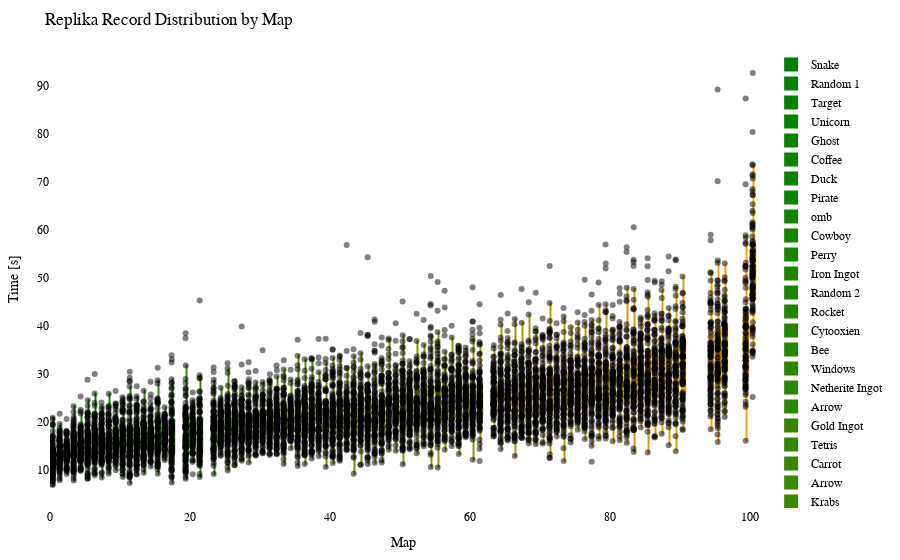

Source (notebook cell):
### Code cell
import plotly.graph_objects as go
import plotly.io as pio
from matplotlib.colors import LinearSegmentedColormap, to_hex

df = getRecordsDataframe(minigame="Replika")

# sort df columns by mean value 
df = df.reindex(df.mean().sort_values().index, axis=1)

# drop sum column
df = df.drop(columns=["Sum"])

# replace 25 with NaN
df = df.replace(25, np.nan)

# remove "ms " from column names
df.columns = df.columns.str.replace('ms ', '')

# Exclude the first column (assuming it's the column you don't want to include)
df_to_html = df.iloc[:, 1:]

# Calculate the offset for centering the data points
num_columns = len(df_to_html.columns)
offset = 0.5

# Create a green to orange gradient
cmap = LinearSegmentedColormap.from_list("green_orange", ["green", "orange"])
colors = [to_hex(cmap(i / (num_columns - 1))) for i in range(num_columns)]

# Create a Swarm plot using Plotly
fig = go.Figure()

for i, (column, color) in enumerate(zip(df_to_html.columns, colors)):
    x_values = [i + offset] * len(df_to_html[column])  # Adjust x-values with offset for horizontal centering
    fig.add_trace(go.Box(x=x_values,
                         y=df_to_html[column],
                         name=column,
                         boxpoints='all',
                         pointpos=-0.5,  # Adjust point position to prevent overlapping
                         marker=dict(color='rgba(0,0,0,0.5)', size=6),  # Adjust marker color and size
                         line=dict(color=color),
                         fillcolor=color,
                         hovertext=df_to_html.index,
                         hoverinfo='name+text+y',
                         showlegend=True))

fig.update_layout(title="Replika Record Distribution by Map",
                  xaxis=dict(title="Map"),
                  yaxis=dict(title="Time [s]"),
                  showlegend=True,
                  font=dict(family="Arial", size=12, color="black"),  # Customize font
                  plot_bgcolor="white",  # Set background color
                  margin=dict(l=50, r=50, t=50, b=50),  # Adjust margins for better layout
                  )

# Show the figure
fig.show()

# Export the plot to an HTML file
pio.write_html(fig, "out/repl_swarm_plot.html")

### Figure 1 — Plotly figure (JSON) as saved in the notebook; plotly's stock layout.template omitted (floating-point values rounded to 4 significant figures; data arrays with more than 128 entries replaced by an {"elided": "..."} marker saying what was removed)
{"data": [{"boxpoints": "all", "fillcolor": "#008000", "hoverinfo": "name+text+y", "hovertext": {"elided": "153 str values"}, "line": {"color": "#008000"}, "marker": {"color": "rgba(0,0,0,0.5)", "size": 6}, "name": "Snake", "pointpos": -0.5, "showlegend": true, "type": "box", "x": {"elided": "153 float values"}, "y": {"elided": "153 float values"}}, {"boxpoints": "all", "fillcolor": "#028000", "hoverinfo": "name+text+y", "hovertext": {"elided": "153 str values"}, "line": {"color": "#028000"}, "marker": {"color": "rgba(0,0,0,0.5)", "size": 6}, "name": "Random 1", "pointpos": -0.5, "showlegend": true, "type": "box", "x": {"elided": "153 float values"}, "y": {"elided": "153 float values"}}, {"boxpoints": "all", "fillcolor": "#058100", "hoverinfo": "name+text+y", "hovertext": {"elided": "153 str values"}, "line": {"color": "#058100"}, "marker": {"color": "rgba(0,0,0,0.5)", "size": 6}, "name": "Target", "pointpos": -0.5, "showlegend": true, "type": "box", "x": {"elided": "153 float values"}, "y": {"elided": "153 float values"}}, {"boxpoints": "all", "fillcolor": "#078100", "hoverinfo": "name+text+y", "hovertext": {"elided": "153 str values"}, "line": {"color": "#078100"}, "marker": {"color": "rgba(0,0,0,0.5)", "size": 6}, "name": "Unicorn", "pointpos": -0.5, "showlegend": true, "type": "box", "x": {"elided": "153 float values"}, "y": {"elided": "153 float values"}}, {"boxpoints": "all", "fillcolor": "#0a8100", "hoverinfo": "name+text+y", "hovertext": {"elided": "153 str values"}, "line": {"color": "#0a8100"}, "marker": {"color": "rgba(0,0,0,0.5)", "size": 6}, "name": "Ghost", "pointpos": -0.5, "showlegend": true, "type": "box", "x": {"elided": "153 float values"}, "y": {"elided": "153 float values"}}, {"boxpoints": "all", "fillcolor": "#0c8200", "hoverinfo": "name+text+y", "hovertext": {"elided": "153 str values"}, "line": {"color": "#0c8200"}, "marker": {"color": "rgba(0,0,0,0.5)", "size": 6}, "name": "Coffee", "pointpos": -0.5, "showlegend": true, "type": "box", "x": {"elided": "153 float values"}, "y": {"elided": "153 float values"}}, {"boxpoints": "all", "fillcolor": "#0f8200", "hoverinfo": "name+text+y", "hovertext": {"elided": "153 str values"}, "line": {"color": "#0f8200"}, "marker": {"color": "rgba(0,0,0,0.5)", "size": 6}, "name": "Duck", "pointpos": -0.5, "showlegend": true, "type": "box", "x": {"elided": "153 float values"}, "y": {"elided": "153 float values"}}, {"boxpoints": "all", "fillcolor": "#118200", "hoverinfo": "name+text+y", "hovertext": {"elided": "153 str values"}, "line": {"color": "#118200"}, "marker": {"color": "rgba(0,0,0,0.5)", "size": 6}, "name": "Pirate", "pointpos": -0.5, "showlegend": true, "type": "box", "x": {"elided": "153 float values"}, "y": {"elided": "153 float values"}}, {"boxpoints": "all", "fillcolor": "#148300", "hoverinfo": "name+text+y", "hovertext": {"elided": "153 str values"}, "line": {"color": "#148300"}, "marker": {"color": "rgba(0,0,0,0.5)", "size": 6}, "name": "omb", "pointpos": -0.5, "showlegend": true, "type": "box", "x": {"elided": "153 float values"}, "y": {"elided": "153 float values"}}, {"boxpoints": "all", "fillcolor": "#178300", "hoverinfo": "name+text+y", "hovertext": {"elided": "153 str values"}, "line": {"color": "#178300"}, "marker": {"color": "rgba(0,0,0,0.5)", "size": 6}, "name": "Cowboy", "pointpos": -0.5, "showlegend": true, "type": "box", "x": {"elided": "153 float values"}, "y": {"elided": "153 float values"}}, {"boxpoints": "all", "fillcolor": "#198400", "hoverinfo": "name+text+y", "hovertext": {"elided": "153 str values"}, "line": {"color": "#198400"}, "marker": {"color": "rgba(0,0,0,0.5)", "size": 6}, "name": "Perry", "pointpos": -0.5, "showlegend": true, "type": "box", "x": {"elided": "153 float values"}, "y": {"elided": "153 float values"}}, {"boxpoints": "all", "fillcolor": "#1c8400", "hoverinfo": "name+text+y", "hovertext": {"elided": "153 str values"}, "line": {"color": "#1c8400"}, "marker": {"color": "rgba(0,0,0,0.5)", "size": 6}, "name": "Iron Ingot", "pointpos": -0.5, "showlegend": true, "type": "box", "x": {"elided": "153 float values"}, "y": {"elided": "153 float values"}}, {"boxpoints": "all", "fillcolor": "#1e8400", "hoverinfo": "name+text+y", "hovertext": {"elided": "153 str values"}, "line": {"color": "#1e8400"}, "marker": {"color": "rgba(0,0,0,0.5)", "size": 6}, "name": "Random 2", "pointpos": -0.5, "showlegend": true, "type": "box", "x": {"elided": "153 float values"}, "y": {"elided": "153 float values"}}, {"boxpoints": "all", "fillcolor": "#218500", "hoverinfo": "name+text+y", "hovertext": {"elided": "153 str values"}, "line": {"color": "#218500"}, "marker": {"color": "rgba(0,0,0,0.5)", "size": 6}, "name": "Rocket", "pointpos": -0.5, "showlegend": true, "type": "box", "x": {"elided": "153 float values"}, "y": {"elided": "153 float values"}}, {"boxpoints": "all", "fillcolor": "#238500", "hoverinfo": "name+text+y", "hovertext": {"elided": "153 str values"}, "line": {"color": "#238500"}, "marker": {"color": "rgba(0,0,0,0.5)", "size": 6}, "name": "Cytooxien", "pointpos": -0.5, "showlegend": true, "type": "box", "x": {"elided": "153 float values"}, "y": {"elided": "153 float values"}}, {"boxpoints": "all", "fillcolor": "#268600", "hoverinfo": "name+text+y", "hovertext": {"elided": "153 str values"}, "line": {"color": "#268600"}, "marker": {"color": "rgba(0,0,0,0.5)", "size": 6}, "name": "Bee", "pointpos": -0.5, "showlegend": true, "type": "box", "x": {"elided": "153 float values"}, "y": {"elided": "153 float values"}}, {"boxpoints": "all", "fillcolor": "#288600", "hoverinfo": "name+text+y", "hovertext": {"elided": "153 str values"}, "line": {"color": "#288600"}, "marker": {"color": "rgba(0,0,0,0.5)", "size": 6}, "name": "Windows", "pointpos": -0.5, "showlegend": true, "type": "box", "x": {"elided": "153 float values"}, "y": {"elided": "153 float values"}}, {"boxpoints": "all", "fillcolor": "#2b8600", "hoverinfo": "name+text+y", "hovertext": {"elided": "153 str values"}, "line": {"color": "#2b8600"}, "marker": {"color": "rgba(0,0,0,0.5)", "size": 6}, "name": "Netherite Ingot", "pointpos": -0.5, "showlegend": true, "type": "box", "x": {"elided": "153 float values"}, "y": {"elided": "153 float values"}}, {"boxpoints": "all", "fillcolor": "#2e8700", "hoverinfo": "name+text+y", "hovertext": {"elided": "153 str values"}, "line": {"color": "#2e8700"}, "marker": {"color": "rgba(0,0,0,0.5)", "size": 6}, "name": "Arrow", "pointpos": -0.5, "showlegend": true, "type": "box", "x": {"elided": "153 float values"}, "y": {"elided": "153x2 float values"}}, {"boxpoints": "all", "fillcolor": "#308700", "hoverinfo": "name+text+y", "hovertext": {"elided": "153 str values"}, "line": {"color": "#308700"}, "marker": {"color": "rgba(0,0,0,0.5)", "size": 6}, "name": "Gold Ingot", "pointpos": -0.5, "showlegend": true, "type": "box", "x": {"elided": "153 float values"}, "y": {"elided": "153 float values"}}, {"boxpoints": "all", "fillcolor": "#338700", "hoverinfo": "name+text+y", "hovertext": {"elided": "153 str values"}, "line": {"color": "#338700"}, "marker": {"color": "rgba(0,0,0,0.5)", "size": 6}, "name": "Tetris", "pointpos": -0.5, "showlegend": true, "type": "box", "x": {"elided": "153 float values"}, "y": {"elided": "153 float values"}}, {"boxpoints": "all", "fillcolor": "#358800", "hoverinfo": "name+text+y", "hovertext": {"elided": "153 str values"}, "line": {"color": "#358800"}, "marker": {"color": "rgba(0,0,0,0.5)", "size": 6}, "name": "Carrot", "pointpos": -0.5, "showlegend": true, "type": "box", "x": {"elided": "153 float values"}, "y": {"elided": "153 float values"}}, {"boxpoints": "all", "fillcolor": "#388800", "hoverinfo": "name+text+y", "hovertext": {"elided": "153 str values"}, "line": {"color": "#388800"}, "marker": {"color": "rgba(0,0,0,0.5)", "size": 6}, "name": "Arrow", "pointpos": -0.5, "showlegend": true, "type": "box", "x": {"elided": "153 float values"}, "y": {"elided": "153x2 float values"}}, {"boxpoints": "all", "fillcolor": "#3a8800", "hoverinfo": "name+text+y", "hovertext": {"elided": "153 str values"}, "line": {"color": "#3a8800"}, "marker": {"color": "rgba(0,0,0,0.5)", "size": 6}, "name": "Krabs", "pointpos": -0.5, "showlegend": true, "type": "box", "x": {"elided": "153 float values"}, "y": {"elided": "153 float values"}}, {"boxpoints": "all", "fillcolor": "#3d8900", "hoverinfo": "name+text+y", "hovertext": {"elided": "153 str values"}, "line": {"color": "#3d8900"}, "marker": {"color": "rgba(0,0,0,0.5)", "size": 6}, "name": "Cookie", "pointpos": -0.5, "showlegend": true, "type": "box", "x": {"elided": "153 float values"}, "y": {"elided": "153 float values"}}, {"boxpoints": "all", "fillcolor": "#408900", "hoverinfo": "name+text+y", "hovertext": {"elided": "153 str values"}, "line": {"color": "#408900"}, "marker": {"color": "rgba(0,0,0,0.5)", "size": 6}, "name": "Poppy", "pointpos": -0.5, "showlegend": true, "type": "box", "x": {"elided": "153 float values"}, "y": {"elided": "153 float values"}}, {"boxpoints": "all", "fillcolor": "#428a00", "hoverinfo": "name+text+y", "hovertext": {"elided": "153 str values"}, "line": {"color": "#428a00"}, "marker": {"color": "rgba(0,0,0,0.5)", "size": 6}, "name": "Pacman Ghost", "pointpos": -0.5, "showlegend": true, "type": "box", "x": {"elided": "153 float values"}, "y": {"elided": "153 float values"}}, {"boxpoints": "all", "fillcolor": "#458a00", "hoverinfo": "name+text+y", "hovertext": {"elided": "153 str values"}, "line": {"color": "#458a00"}, "marker": {"color": "rgba(0,0,0,0.5)", "size": 6}, "name": "Koopa", "pointpos": -0.5, "showlegend": true, "type": "box", "x": {"elided": "153 float values"}, "y": {"elided": "153 float values"}}, {"boxpoints": "all", "fillcolor": "#478a00", "hoverinfo": "name+text+y", "hovertext": {"elided": "153 str values"}, "line": {"color": "#478a00"}, "marker": {"color": "rgba(0,0,0,0.5)", "size": 6}, "name": "Water Temple", "pointpos": -0.5, "showlegend": true, "type": "box", "x": {"elided": "153 float values"}, "y": {"elided": "153 float values"}}, {"boxpoints": "all", "fillcolor": "#4a8b00", "hoverinfo": "name+text+y", "hovertext": {"elided": "153 str values"}, "line": {"color": "#4a8b00"}, "marker": {"color": "rgba(0,0,0,0.5)", "size": 6}, "name": "Twitch", "pointpos": -0.5, "showlegend": true, "type": "box", "x": {"elided": "153 float values"}, "y": {"elided": "153 float values"}}, {"boxpoints": "all", "fillcolor": "#4c8b00", "hoverinfo": "name+text+y", "hovertext": {"elided": "153 str values"}, "line": {"color": "#4c8b00"}, "marker": {"color": "rgba(0,0,0,0.5)", "size": 6}, "name": "Controller", "pointpos": -0.5, "showlegend": true, "type": "box", "x": {"elided": "153 float values"}, "y": {"elided": "153 float values"}}, {"boxpoints": "all", "fillcolor": "#4f8b00", "hoverinfo": "name+text+y", "hovertext": {"elided": "153 str values"}, "line": {"color": "#4f8b00"}, "marker": {"color": "rgba(0,0,0,0.5)", "size": 6}, "name": "Poke Ball", "pointpos": -0.5, "showlegend": true, "type": "box", "x": {"elided": "153 float values"}, "y": {"elided": "153 float values"}}, {"boxpoints": "all", "fillcolor": "#518c00", "hoverinfo": "name+text+y", "hovertext": {"elided": "153 str values"}, "line": {"color": "#518c00"}, "marker": {"color": "rgba(0,0,0,0.5)", "size": 6}, "name": "Diskette", "pointpos": -0.5, "showlegend": true, "type": "box", "x": {"elided": "153 float values"}, "y": {"elided": "153 float values"}}, {"boxpoints": "all", "fillcolor": "#548c00", "hoverinfo": "name+text+y", "hovertext": {"elided": "153 str values"}, "line": {"color": "#548c00"}, "marker": {"color": "rgba(0,0,0,0.5)", "size": 6}, "name": "Mario", "pointpos": -0.5, "showlegend": true, "type": "box", "x": {"elided": "153 float values"}, "y": {"elided": "153 float values"}}, {"boxpoints": "all", "fillcolor": "#578d00", "hoverinfo": "name+text+y", "hovertext": {"elided": "153 str values"}, "line": {"color": "#578d00"}, "marker": {"color": "rgba(0,0,0,0.5)", "size": 6}, "name": "Camera", "pointpos": -0.5, "showlegend": true, "type": "box", "x": {"elided": "153 float values"}, "y": {"elided": "153 float values"}}, {"boxpoints": "all", "fillcolor": "#598d00", "hoverinfo": "name+text+y", "hovertext": {"elided": "153 str values"}, "line": {"color": "#598d00"}, "marker": {"color": "rgba(0,0,0,0.5)", "size": 6}, "name": "House", "pointpos": -0.5, "showlegend": true, "type": "box", "x": {"elided": "153 float values"}, "y": {"elided": "153 float values"}}, {"boxpoints": "all", "fillcolor": "#5c8d00", "hoverinfo": "name+text+y", "hovertext": {"elided": "153 str values"}, "line": {"color": "#5c8d00"}, "marker": {"color": "rgba(0,0,0,0.5)", "size": 6}, "name": "Caterpie", "pointpos": -0.5, "showlegend": true, "type": "box", "x": {"elided": "153 float values"}, "y": {"elided": "153 float values"}}, {"boxpoints": "all", "fillcolor": "#5e8e00", "hoverinfo": "name+text+y", "hovertext": {"elided": "153 str values"}, "line": {"color": "#5e8e00"}, "marker": {"color": "rgba(0,0,0,0.5)", "size": 6}, "name": "YouTube", "pointpos": -0.5, "showlegend": true, "type": "box", "x": {"elided": "153 float values"}, "y": {"elided": "153 float values"}}, {"boxpoints": "all", "fillcolor": "#618e00", "hoverinfo": "name+text+y", "hovertext": {"elided": "153 str values"}, "line": {"color": "#618e00"}, "marker": {"color": "rgba(0,0,0,0.5)", "size": 6}, "name": "Parrot", "pointpos": -0.5, "showlegend": true, "type": "box", "x": {"elided": "153 float values"}, "y": {"elided": "153 float values"}}, {"boxpoints": "all", "fillcolor": "#638e00", "hoverinfo": "name+text+y", "hovertext": {"elided": "153 str values"}, "line": {"color": "#638e00"}, "marker": {"color": "rgba(0,0,0,0.5)", "size": 6}, "name": "Baby Yoda", "pointpos": -0.5, "showlegend": true, "type": "box", "x": {"elided": "153 float values"}, "y": {"elided": "153 float values"}}, {"boxpoints": "all", "fillcolor": "#668f00", "hoverinfo": "name+text+y", "hovertext": {"elided": "153 str values"}, "line": {"color": "#668f00"}, "marker": {"color": "rgba(0,0,0,0.5)", "size": 6}, "name": "Sonic", "pointpos": -0.5, "showlegend": true, "type": "box", "x": {"elided": "153 float values"}, "y": {"elided": "153 float values"}}, {"boxpoints": "all", "fillcolor": "#688f00", "hoverinfo": "name+text+y", "hovertext": {"elided": "153 str values"}, "line": {"color": "#688f00"}, "marker": {"color": "rgba(0,0,0,0.5)", "size": 6}, "name": "Chicken", "pointpos": -0.5, "showlegend": true, "type": "box", "x": {"elided": "153 float values"}, "y": {"elided": "153 float values"}}, {"boxpoints": "all", "fillcolor": "#6b9000", "hoverinfo": "name+text+y", "hovertext": {"elided": "153 str values"}, "line": {"color": "#6b9000"}, "marker": {"color": "rgba(0,0,0,0.5)", "size": 6}, "name": "Twitter", "pointpos": -0.5, "showlegend": true, "type": "box", "x": {"elided": "153 float values"}, "y": {"elided": "153 float values"}}, {"boxpoints": "all", "fillcolor": "#6e9000", "hoverinfo": "name+text+y", "hovertext": {"elided": "153 str values"}, "line": {"color": "#6e9000"}, "marker": {"color": "rgba(0,0,0,0.5)", "size": 6}, "name": "Excavator", "pointpos": -0.5, "showlegend": true, "type": "box", "x": {"elided": "153 float values"}, "y": {"elided": "153 float values"}}, {"boxpoints": "all", "fillcolor": "#709000", "hoverinfo": "name+text+y", "hovertext": {"elided": "153 str values"}, "line": {"color": "#709000"}, "marker": {"color": "rgba(0,0,0,0.5)", "size": 6}, "name": "Fox", "pointpos": -0.5, "showlegend": true, "type": "box", "x": {"elided": "153 float values"}, "y": {"elided": "153 float values"}}, {"boxpoints": "all", "fillcolor": "#739100", "hoverinfo": "name+text+y", "hovertext": {"elided": "153 str values"}, "line": {"color": "#739100"}, "marker": {"color": "rgba(0,0,0,0.5)", "size": 6}, "name": "Egg", "pointpos": -0.5, "showlegend": true, "type": "box", "x": {"elided": "153 float values"}, "y": {"elided": "153 float values"}}, {"boxpoints": "all", "fillcolor": "#759100", "hoverinfo": "name+text+y", "hovertext": {"elided": "153 str values"}, "line": {"color": "#759100"}, "marker": {"color": "rgba(0,0,0,0.5)", "size": 6}, "name": "Frog", "pointpos": -0.5, "showlegend": true, "type": "box", "x": {"elided": "153 float values"}, "y": {"elided": "153 float values"}}, {"boxpoints": "all", "fillcolor": "#789100", "hoverinfo": "name+text+y", "hovertext": {"elided": "153 str values"}, "line": {"color": "#789100"}, "marker": {"color": "rgba(0,0,0,0.5)", "size": 6}, "name": "of Meat", "pointpos": -0.5, "showlegend": true, "type": "box", "x": {"elided": "153 float values"}, "y": {"elided": "153 float values"}}, {"boxpoints": "all", "fillcolor": "#7a9200", "hoverinfo": "name+text+y", "hovertext": {"elided": "153 str values"}, "line": {"color": "#7a9200"}, "marker": {"color": "rgba(0,0,0,0.5)", "size": 6}, "name": "Tree", "pointpos": -0.5, "showlegend": true, "type": "box", "x": {"elided": "153 float values"}, "y": {"elided": "153 float values"}}, {"boxpoints": "all", "fillcolor": "#7d9200", "hoverinfo": "name+text+y", "hovertext": {"elided": "153 str values"}, "line": {"color": "#7d9200"}, "marker": {"color": "rgba(0,0,0,0.5)", "size": 6}, "name": "Thinking 2", "pointpos": -0.5, "showlegend": true, "type": "box", "x": {"elided": "153 float values"}, "y": {"elided": "153 float values"}}, {"boxpoints": "all", "fillcolor": "#809300", "hoverinfo": "name+text+y", "hovertext": {"elided": "153 str values"}, "line": {"color": "#809300"}, "marker": {"color": "rgba(0,0,0,0.5)", "size": 6}, "name": "The Sea", "pointpos": -0.5, "showlegend": true, "type": "box", "x": {"elided": "153 float values"}, "y": {"elided": "153 float values"}}, {"boxpoints": "all", "fillcolor": "#829300", "hoverinfo": "name+text+y", "hovertext": {"elided": "153 str values"}, "line": {"color": "#829300"}, "marker": {"color": "rgba(0,0,0,0.5)", "size": 6}, "name": "Thinking", "pointpos": -0.5, "showlegend": true, "type": "box", "x": {"elided": "153 float values"}, "y": {"elided": "153 float values"}}, {"boxpoints": "all", "fillcolor": "#859300", "hoverinfo": "name+text+y", "hovertext": {"elided": "153 str values"}, "line": {"color": "#859300"}, "marker": {"color": "rgba(0,0,0,0.5)", "size": 6}, "name": "ppHop 2", "pointpos": -0.5, "showlegend": true, "type": "box", "x": {"elided": "153 float values"}, "y": {"elided": "153 float values"}}, {"boxpoints": "all", "fillcolor": "#879400", "hoverinfo": "name+text+y", "hovertext": {"elided": "153 str values"}, "line": {"color": "#879400"}, "marker": {"color": "rgba(0,0,0,0.5)", "size": 6}, "name": "Heart", "pointpos": -0.5, "showlegend": true, "type": "box", "x": {"elided": "153 float values"}, "y": {"elided": "153 float values"}}, {"boxpoints": "all", "fillcolor": "#8a9400", "hoverinfo": "name+text+y", "hovertext": {"elided": "153 str values"}, "line": {"color": "#8a9400"}, "marker": {"color": "rgba(0,0,0,0.5)", "size": 6}, "name": "Pizza", "pointpos": -0.5, "showlegend": true, "type": "box", "x": {"elided": "153 float values"}, "y": {"elided": "153 float values"}}, {"boxpoints": "all", "fillcolor": "#8c9400", "hoverinfo": "name+text+y", "hovertext": {"elided": "153 str values"}, "line": {"color": "#8c9400"}, "marker": {"color": "rgba(0,0,0,0.5)", "size": 6}, "name": "Sheep", "pointpos": -0.5, "showlegend": true, "type": "box", "x": {"elided": "153 float values"}, "y": {"elided": "153 float values"}}, {"boxpoints": "all", "fillcolor": "#8f9500", "hoverinfo": "name+text+y", "hovertext": {"elided": "153 str values"}, "line": {"color": "#8f9500"}, "marker": {"color": "rgba(0,0,0,0.5)", "size": 6}, "name": "Up", "pointpos": -0.5, "showlegend": true, "type": "box", "x": {"elided": "153 float values"}, "y": {"elided": "153 float values"}}, {"boxpoints": "all", "fillcolor": "#919500", "hoverinfo": "name+text+y", "hovertext": {"elided": "153 str values"}, "line": {"color": "#919500"}, "marker": {"color": "rgba(0,0,0,0.5)", "size": 6}, "name": "Skeleton", "pointpos": -0.5, "showlegend": true, "type": "box", "x": {"elided": "153 float values"}, "y": {"elided": "153 float values"}}, {"boxpoints": "all", "fillcolor": "#949500", "hoverinfo": "name+text+y", "hovertext": {"elided": "153 str values"}, "line": {"color": "#949500"}, "marker": {"color": "rgba(0,0,0,0.5)", "size": 6}, "name": "French Fries", "pointpos": -0.5, "showlegend": true, "type": "box", "x": {"elided": "153 float values"}, "y": {"elided": "153 float values"}}, {"boxpoints": "all", "fillcolor": "#979600", "hoverinfo": "name+text+y", "hovertext": {"elided": "153 str values"}, "line": {"color": "#979600"}, "marker": {"color": "rgba(0,0,0,0.5)", "size": 6}, "name": "Among Us", "pointpos": -0.5, "showlegend": true, "type": "box", "x": {"elided": "153 float values"}, "y": {"elided": "153 float values"}}, {"boxpoints": "all", "fillcolor": "#999600", "hoverinfo": "name+text+y", "hovertext": {"elided": "153 str values"}, "line": {"color": "#999600"}, "marker": {"color": "rgba(0,0,0,0.5)", "size": 6}, "name": "Cherry", "pointpos": -0.5, "showlegend": true, "type": "box", "x": {"elided": "153 float values"}, "y": {"elided": "153 float values"}}, {"boxpoints": "all", "fillcolor": "#9c9700", "hoverinfo": "name+text+y", "hovertext": {"elided": "153 str values"}, "line": {"color": "#9c9700"}, "marker": {"color": "rgba(0,0,0,0.5)", "size": 6}, "name": "Mountain", "pointpos": -0.5, "showlegend": true, "type": "box", "x": {"elided": "153 float values"}, "y": {"elided": "153 float values"}}, {"boxpoints": "all", "fillcolor": "#9e9700", "hoverinfo": "name+text+y", "hovertext": {"elided": "153 str values"}, "line": {"color": "#9e9700"}, "marker": {"color": "rgba(0,0,0,0.5)", "size": 6}, "name": "Cow", "pointpos": -0.5, "showlegend": true, "type": "box", "x": {"elided": "153 float values"}, "y": {"elided": "153x2 float values"}}, {"boxpoints": "all", "fillcolor": "#a19700", "hoverinfo": "name+text+y", "hovertext": {"elided": "153 str values"}, "line": {"color": "#a19700"}, "marker": {"color": "rgba(0,0,0,0.5)", "size": 6}, "name": "Blue Monster", "pointpos": -0.5, "showlegend": true, "type": "box", "x": {"elided": "153 float values"}, "y": {"elided": "153 float values"}}, {"boxpoints": "all", "fillcolor": "#a39800", "hoverinfo": "name+text+y", "hovertext": {"elided": "153 str values"}, "line": {"color": "#a39800"}, "marker": {"color": "rgba(0,0,0,0.5)", "size": 6}, "name": "Wizard", "pointpos": -0.5, "showlegend": true, "type": "box", "x": {"elided": "153 float values"}, "y": {"elided": "153 float values"}}, {"boxpoints": "all", "fillcolor": "#a69800", "hoverinfo": "name+text+y", "hovertext": {"elided": "153 str values"}, "line": {"color": "#a69800"}, "marker": {"color": "rgba(0,0,0,0.5)", "size": 6}, "name": "Hourglass", "pointpos": -0.5, "showlegend": true, "type": "box", "x": {"elided": "153 float values"}, "y": {"elided": "153 float values"}}, {"boxpoints": "all", "fillcolor": "#a89800", "hoverinfo": "name+text+y", "hovertext": {"elided": "153 str values"}, "line": {"color": "#a89800"}, "marker": {"color": "rgba(0,0,0,0.5)", "size": 6}, "name": "Eevee", "pointpos": -0.5, "showlegend": true, "type": "box", "x": {"elided": "153 float values"}, "y": {"elided": "153 float values"}}, {"boxpoints": "all", "fillcolor": "#ab9900", "hoverinfo": "name+text+y", "hovertext": {"elided": "153 str values"}, "line": {"color": "#ab9900"}, "marker": {"color": "rgba(0,0,0,0.5)", "size": 6}, "name": "Galaxian Alien", "pointpos": -0.5, "showlegend": true, "type": "box", "x": {"elided": "153 float values"}, "y": {"elided": "153 float values"}}, {"boxpoints": "all", "fillcolor": "#ae9900", "hoverinfo": "name+text+y", "hovertext": {"elided": "153 str values"}, "line": {"color": "#ae9900"}, "marker": {"color": "rgba(0,0,0,0.5)", "size": 6}, "name": "Zombie", "pointpos": -0.5, "showlegend": true, "type": "box", "x": {"elided": "153 float values"}, "y": {"elided": "153 float values"}}, {"boxpoints": "all", "fillcolor": "#b09a00", "hoverinfo": "name+text+y", "hovertext": {"elided": "153 str values"}, "line": {"color": "#b09a00"}, "marker": {"color": "rgba(0,0,0,0.5)", "size": 6}, "name": "ppHop 1", "pointpos": -0.5, "showlegend": true, "type": "box", "x": {"elided": "153 float values"}, "y": {"elided": "153 float values"}}, {"boxpoints": "all", "fillcolor": "#b39a00", "hoverinfo": "name+text+y", "hovertext": {"elided": "153 str values"}, "line": {"color": "#b39a00"}, "marker": {"color": "rgba(0,0,0,0.5)", "size": 6}, "name": "Spider", "pointpos": -0.5, "showlegend": true, "type": "box", "x": {"elided": "153 float values"}, "y": {"elided": "153 float values"}}, {"boxpoints": "all", "fillcolor": "#b59a00", "hoverinfo": "name+text+y", "hovertext": {"elided": "153 str values"}, "line": {"color": "#b59a00"}, "marker": {"color": "rgba(0,0,0,0.5)", "size": 6}, "name": "Penguin", "pointpos": -0.5, "showlegend": true, "type": "box", "x": {"elided": "153 float values"}, "y": {"elided": "153 float values"}}, {"boxpoints": "all", "fillcolor": "#b89b00", "hoverinfo": "name+text+y", "hovertext": {"elided": "153 str values"}, "line": {"color": "#b89b00"}, "marker": {"color": "rgba(0,0,0,0.5)", "size": 6}, "name": "Turtle", "pointpos": -0.5, "showlegend": true, "type": "box", "x": {"elided": "153 float values"}, "y": {"elided": "153 float values"}}, {"boxpoints": "all", "fillcolor": "#ba9b00", "hoverinfo": "name+text+y", "hovertext": {"elided": "153 str values"}, "line": {"color": "#ba9b00"}, "marker": {"color": "rgba(0,0,0,0.5)", "size": 6}, "name": "Mouse", "pointpos": -0.5, "showlegend": true, "type": "box", "x": {"elided": "153 float values"}, "y": {"elided": "153 float values"}}, {"boxpoints": "all", "fillcolor": "#bd9b00", "hoverinfo": "name+text+y", "hovertext": {"elided": "153 str values"}, "line": {"color": "#bd9b00"}, "marker": {"color": "rgba(0,0,0,0.5)", "size": 6}, "name": "Slime", "pointpos": -0.5, "showlegend": true, "type": "box", "x": {"elided": "153 float values"}, "y": {"elided": "153 float values"}}, {"boxpoints": "all", "fillcolor": "#c09c00", "hoverinfo": "name+text+y", "hovertext": {"elided": "153 str values"}, "line": {"color": "#c09c00"}, "marker": {"color": "rgba(0,0,0,0.5)", "size": 6}, "name": "Instagram", "pointpos": -0.5, "showlegend": true, "type": "box", "x": {"elided": "153 float values"}, "y": {"elided": "153 float values"}}, {"boxpoints": "all", "fillcolor": "#c29c00", "hoverinfo": "name+text+y", "hovertext": {"elided": "153 str values"}, "line": {"color": "#c29c00"}, "marker": {"color": "rgba(0,0,0,0.5)", "size": 6}, "name": "muss los", "pointpos": -0.5, "showlegend": true, "type": "box", "x": {"elided": "153 float values"}, "y": {"elided": "153 float values"}}, {"boxpoints": "all", "fillcolor": "#c59d00", "hoverinfo": "name+text+y", "hovertext": {"elided": "153 str values"}, "line": {"color": "#c59d00"}, "marker": {"color": "rgba(0,0,0,0.5)", "size": 6}, "name": "Skeleton Skull", "pointpos": -0.5, "showlegend": true, "type": "box", "x": {"elided": "153 float values"}, "y": {"elided": "153 float values"}}, {"boxpoints": "all", "fillcolor": "#c79d00", "hoverinfo": "name+text+y", "hovertext": {"elided": "153 str values"}, "line": {"color": "#c79d00"}, "marker": {"color": "rgba(0,0,0,0.5)", "size": 6}, "name": "Cake", "pointpos": -0.5, "showlegend": true, "type": "box", "x": {"elided": "153 float values"}, "y": {"elided": "153 float values"}}, {"boxpoints": "all", "fillcolor": "#ca9d00", "hoverinfo": "name+text+y", "hovertext": {"elided": "153 str values"}, "line": {"color": "#ca9d00"}, "marker": {"color": "rgba(0,0,0,0.5)", "size": 6}, "name": "Blinky", "pointpos": -0.5, "showlegend": true, "type": "box", "x": {"elided": "153 float values"}, "y": {"elided": "153 float values"}}, {"boxpoints": "all", "fillcolor": "#cc9e00", "hoverinfo": "name+text+y", "hovertext": {"elided": "153 str values"}, "line": {"color": "#cc9e00"}, "marker": {"color": "rgba(0,0,0,0.5)", "size": 6}, "name": "Charizard", "pointpos": -0.5, "showlegend": true, "type": "box", "x": {"elided": "153 float values"}, "y": {"elided": "153 float values"}}, {"boxpoints": "all", "fillcolor": "#cf9e00", "hoverinfo": "name+text+y", "hovertext": {"elided": "153 str values"}, "line": {"color": "#cf9e00"}, "marker": {"color": "rgba(0,0,0,0.5)", "size": 6}, "name": "Globe", "pointpos": -0.5, "showlegend": true, "type": "box", "x": {"elided": "153 float values"}, "y": {"elided": "153 float values"}}, {"boxpoints": "all", "fillcolor": "#d19e00", "hoverinfo": "name+text+y", "hovertext": {"elided": "153 str values"}, "line": {"color": "#d19e00"}, "marker": {"color": "rgba(0,0,0,0.5)", "size": 6}, "name": "Princess", "pointpos": -0.5, "showlegend": true, "type": "box", "x": {"elided": "153 float values"}, "y": {"elided": "153 float values"}}, {"boxpoints": "all", "fillcolor": "#d49f00", "hoverinfo": "name+text+y", "hovertext": {"elided": "153 str values"}, "line": {"color": "#d49f00"}, "marker": {"color": "rgba(0,0,0,0.5)", "size": 6}, "name": "Apple", "pointpos": -0.5, "showlegend": true, "type": "box", "x": {"elided": "153 float values"}, "y": {"elided": "153 float values"}}, {"boxpoints": "all", "fillcolor": "#d79f00", "hoverinfo": "name+text+y", "hovertext": {"elided": "153 str values"}, "line": {"color": "#d79f00"}, "marker": {"color": "rgba(0,0,0,0.5)", "size": 6}, "name": "TNT", "pointpos": -0.5, "showlegend": true, "type": "box", "x": {"elided": "153 float values"}, "y": {"elided": "153 float values"}}, {"boxpoints": "all", "fillcolor": "#d99f00", "hoverinfo": "name+text+y", "hovertext": {"elided": "153 str values"}, "line": {"color": "#d99f00"}, "marker": {"color": "rgba(0,0,0,0.5)", "size": 6}, "name": "Kitty", "pointpos": -0.5, "showlegend": true, "type": "box", "x": {"elided": "153 float values"}, "y": {"elided": "153 float values"}}, {"boxpoints": "all", "fillcolor": "#dca000", "hoverinfo": "name+text+y", "hovertext": {"elided": "153 str values"}, "line": {"color": "#dca000"}, "marker": {"color": "rgba(0,0,0,0.5)", "size": 6}, "name": "Smurf", "pointpos": -0.5, "showlegend": true, "type": "box", "x": {"elided": "153 float values"}, "y": {"elided": "153 float values"}}, {"boxpoints": "all", "fillcolor": "#dea000", "hoverinfo": "name+text+y", "hovertext": {"elided": "153 str values"}, "line": {"color": "#dea000"}, "marker": {"color": "rgba(0,0,0,0.5)", "size": 6}, "name": "Mooshroom", "pointpos": -0.5, "showlegend": true, "type": "box", "x": {"elided": "153 float values"}, "y": {"elided": "153 float values"}}, {"boxpoints": "all", "fillcolor": "#e1a100", "hoverinfo": "name+text+y", "hovertext": {"elided": "153 str values"}, "line": {"color": "#e1a100"}, "marker": {"color": "rgba(0,0,0,0.5)", "size": 6}, "name": "Robin Hood", "pointpos": -0.5, "showlegend": true, "type": "box", "x": {"elided": "153 float values"}, "y": {"elided": "153 float values"}}, {"boxpoints": "all", "fillcolor": "#e3a100", "hoverinfo": "name+text+y", "hovertext": {"elided": "153 str values"}, "line": {"color": "#e3a100"}, "marker": {"color": "rgba(0,0,0,0.5)", "size": 6}, "name": "Toad", "pointpos": -0.5, "showlegend": true, "type": "box", "x": {"elided": "153 float values"}, "y": {"elided": "153 float values"}}, {"boxpoints": "all", "fillcolor": "#e6a100", "hoverinfo": "name+text+y", "hovertext": {"elided": "153 str values"}, "line": {"color": "#e6a100"}, "marker": {"color": "rgba(0,0,0,0.5)", "size": 6}, "name": "Guardian", "pointpos": -0.5, "showlegend": true, "type": "box", "x": {"elided": "153 float values"}, "y": {"elided": "153 float values"}}, {"boxpoints": "all", "fillcolor": "#e8a200", "hoverinfo": "name+text+y", "hovertext": {"elided": "153 str values"}, "line": {"color": "#e8a200"}, "marker": {"color": "rgba(0,0,0,0.5)", "size": 6}, "name": "Cow", "pointpos": -0.5, "showlegend": true, "type": "box", "x": {"elided": "153 float values"}, "y": {"elided": "153x2 float values"}}, {"boxpoints": "all", "fillcolor": "#eba200", "hoverinfo": "name+text+y", "hovertext": {"elided": "153 str values"}, "line": {"color": "#eba200"}, "marker": {"color": "rgba(0,0,0,0.5)", "size": 6}, "name": "Doge", "pointpos": -0.5, "showlegend": true, "type": "box", "x": {"elided": "153 float values"}, "y": {"elided": "153x2 float values"}}, {"boxpoints": "all", "fillcolor": "#eea300", "hoverinfo": "name+text+y", "hovertext": {"elided": "153 str values"}, "line": {"color": "#eea300"}, "marker": {"color": "rgba(0,0,0,0.5)", "size": 6}, "name": "Doge", "pointpos": -0.5, "showlegend": true, "type": "box", "x": {"elided": "153 float values"}, "y": {"elided": "153x2 float values"}}, {"boxpoints": "all", "fillcolor": "#f0a300", "hoverinfo": "name+text+y", "hovertext": {"elided": "153 str values"}, "line": {"color": "#f0a300"}, "marker": {"color": "rgba(0,0,0,0.5)", "size": 6}, "name": "Kirby", "pointpos": -0.5, "showlegend": true, "type": "box", "x": {"elided": "153 float values"}, "y": {"elided": "153 float values"}}, {"boxpoints": "all", "fillcolor": "#f3a300", "hoverinfo": "name+text+y", "hovertext": {"elided": "153 str values"}, "line": {"color": "#f3a300"}, "marker": {"color": "rgba(0,0,0,0.5)", "size": 6}, "name": "Ender Pearl", "pointpos": -0.5, "showlegend": true, "type": "box", "x": {"elided": "153 float values"}, "y": {"elided": "153 float values"}}, {"boxpoints": "all", "fillcolor": "#f5a400", "hoverinfo": "name+text+y", "hovertext": {"elided": "153 str values"}, "line": {"color": "#f5a400"}, "marker": {"color": "rgba(0,0,0,0.5)", "size": 6}, "name": "Piranha Plant", "pointpos": -0.5, "showlegend": true, "type": "box", "x": {"elided": "153 float values"}, "y": {"elided": "153 float values"}}, {"boxpoints": "all", "fillcolor": "#f8a400", "hoverinfo": "name+text+y", "hovertext": {"elided": "153 str values"}, "line": {"color": "#f8a400"}, "marker": {"color": "rgba(0,0,0,0.5)", "size": 6}, "name": "Deadpool", "pointpos": -0.5, "showlegend": true, "type": "box", "x": {"elided": "153 float values"}, "y": {"elided": "153x2 float values"}}, {"boxpoints": "all", "fillcolor": "#faa400", "hoverinfo": "name+text+y", "hovertext": {"elided": "153 str values"}, "line": {"color": "#faa400"}, "marker": {"color": "rgba(0,0,0,0.5)", "size": 6}, "name": "Deadpool", "pointpos": -0.5, "showlegend": true, "type": "box", "x": {"elided": "153 float values"}, "y": {"elided": "153x2 float values"}}, {"boxpoints": "all", "fillcolor": "#fda500", "hoverinfo": "name+text+y", "hovertext": {"elided": "153 str values"}, "line": {"color": "#fda500"}, "marker": {"color": "rgba(0,0,0,0.5)", "size": 6}, "name": "Pikachu", "pointpos": -0.5, "showlegend": true, "type": "box", "x": {"elided": "153 float values"}, "y": {"elided": "153 float values"}}, {"boxpoints": "all", "fillcolor": "#ffa500", "hoverinfo": "name+text+y", "hovertext": {"elided": "153 str values"}, "line": {"color": "#ffa500"}, "marker": {"color": "rgba(0,0,0,0.5)", "size": 6}, "name": "Creeper", "pointpos": -0.5, "showlegend": true, "type": "box", "x": {"elided": "153 float values"}, "y": {"elided": "153 float values"}}], "layout": {"font": {"color": "black", "family": "Arial", "size": 12}, "margin": {"b": 50, "l": 50, "r": 50, "t": 50}, "plot_bgcolor": "white", "showlegend": true, "title": {"text": "Replika Record Distribution by Map"}, "xaxis": {"title": {"text": "Map"}}, "yaxis": {"title": {"text": "Time [s]"}}}}
